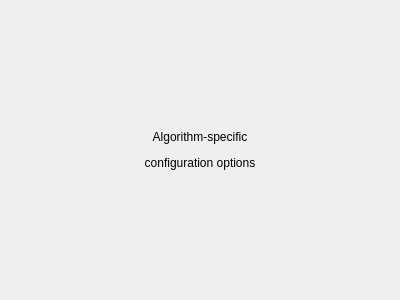
<?xml version="1.0" encoding="UTF-8"?>
<ui version="4.0">
 <class>CCalibConfig</class>
 <widget class="QWidget" name="CCalibConfig">
  <property name="geometry">
   <rect>
    <x>0</x>
    <y>0</y>
    <width>400</width>
    <height>300</height>
   </rect>
  </property>
  <property name="windowTitle">
   <string>Form</string>
  </property>
  <layout class="QHBoxLayout" name="horizontalLayout">
   <item>
    <widget class="QLabel" name="label">
     <property name="text">
      <string>&lt;html&gt;&lt;head/&gt;&lt;body&gt;&lt;p align=&quot;center&quot;&gt;Algorithm-specific&lt;/p&gt;&lt;p align=&quot;center&quot;&gt;configuration options&lt;/p&gt;&lt;/body&gt;&lt;/html&gt;</string>
     </property>
    </widget>
   </item>
  </layout>
 </widget>
 <resources/>
 <connections/>
</ui>
